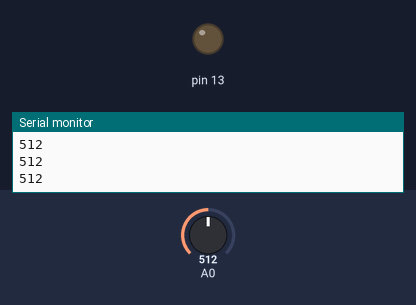
A sketch run on a simulated Arduino Uno, built with avr-gcc and run on an emulated ATmega328P. On the bench: output pins drawn as LEDs (lit = HIGH), the last lines printed to the serial monitor. Inputs (shaded band) come from the test bench; at power-on: A0 = 512.

Above: at 1.2 s.
1.3 s: A0 set to 591
2.8 s: A0 set to 614
At 3.1 s:
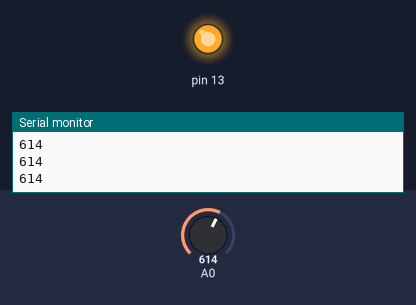
4.3 s: A0 set to 511
At 5.5 s:
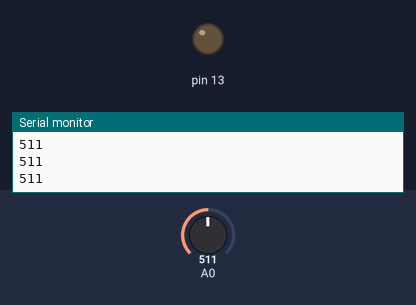
5.8 s: A0 set to 716
At 6.9 s:
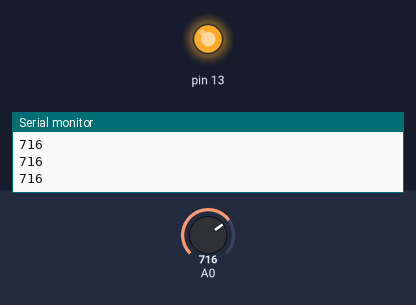
Timing chart, 0 to 8.3 s (numbered marks = the images above; inputs shaded):
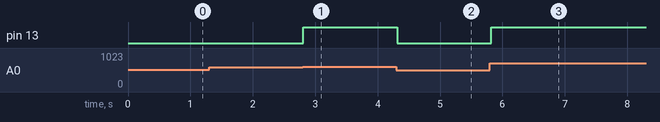

The sketch:

class7_lightEye.ino
```cpp
int a =600;        // 阈值。根据实际情况进行调整。使得光线强时小于此值，弱时大于此值。

void setup ()
{
  Serial.begin(115200);
  pinMode(13,OUTPUT);
}
void loop()
{
  int n = analogRead(A0); //读取模拟口A0数值
  Serial.println(n);
  if (n>= a )            //对光线强度进行判断，小于预设值关闭LED,否则就点亮
  {
    digitalWrite(13,HIGH);
  }
  else
  {
    digitalWrite(13,LOW);
  }
  delay(100);
}
```

Measured:
- the behaviour switches between 599 and 600 on A0 (found by bisection; images 0 and 1)
- after the input at 2.8 s, pin 13: LOW → HIGH at once
- after the input at 4.3 s, pin 13: HIGH → LOW at once
- after the input at 5.8 s, pin 13: LOW → HIGH at once
